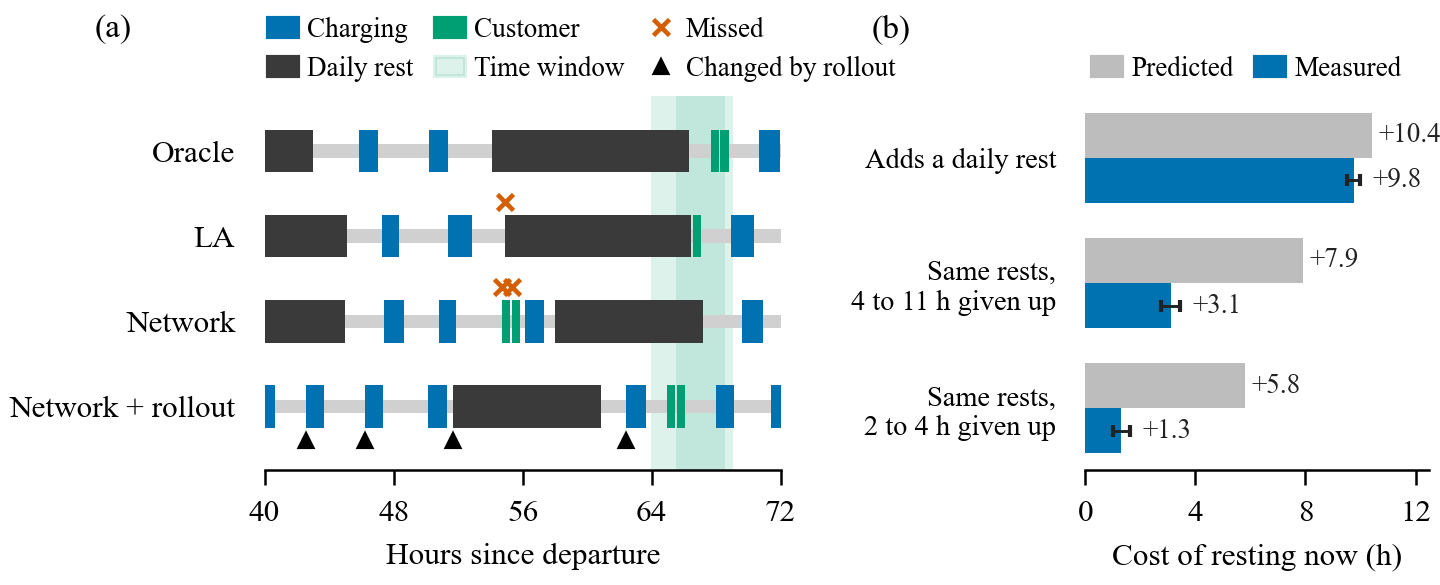

Python code for this plot:
"""
fig_where.py — "where the improvement comes from", two panels (paper figure)
============================================================================
(a) The schedules of one test route around its third and fourth customers
    (hours 40-72), from fig_schedule.json (fig_schedule.py re-drives the
    policies and checks them against the stored test runs): oracle, LA, the
    PyTorch student and its rollout; daily rests, charging, customer service,
    time windows, missed windows, decisions changed by the rollout.
(b) Predicted against measured cost of resting now, over the student's
    action, at the decisive states of the trees' rollout labels
    (data/rl_api_r1_gbt; ML/scratch/rest_mispricing.py): rests that add a
    daily rest to the route, and rests that keep the number of rests, by the
    driving allowance they give up.

Writes fig_where.pdf/.png.

    python ML/paper/fig_where.py
"""
from __future__ import annotations

import json
import os
import sys

HERE = os.path.dirname(os.path.abspath(__file__))
sys.path.insert(0, os.path.join(HERE, "..", "scratch"))
sys.path.insert(0, os.path.join(HERE, "..", "code"))

from fig_schedule import CACHE, COL                                  # noqa: E402

ROWS = [("Oracle (hindsight)", "Oracle"), ("LA", "LA"), ("Learned network", "Network"),
        ("Network + rollout", "Network + rollout")]
X0, X1 = 40.0, 72.0
GROUPS = [("Adds a daily rest", 0, 4, 11), ("Same rests,\n4 to 11 h given up", 1, 4, 11),
          ("Same rests,\n2 to 4 h given up", 1, 2, 4)]


def rest_pricing():
    import rest_mispricing as rm
    a = rm.candidates("r1_gbt")
    out = []
    for lab, neu, lo, hi in GROUPS:
        n, pred, meas, se = rm.cell(a, neu, lo, hi)
        out.append(dict(label=lab, n=n, pred=pred, meas=meas, se=se))
    return out


def main():
    import matplotlib
    matplotlib.use("Agg")
    import matplotlib.pyplot as plt
    from matplotlib.lines import Line2D
    from matplotlib.patches import Patch

    plt.rcParams.update({"font.family": "serif", "font.serif": ["Times New Roman", "Times", "DejaVu Serif"],
                         "font.size": 7.5, "axes.linewidth": 0.6, "xtick.major.width": 0.6,
                         "ytick.major.width": 0.0, "pdf.fonttype": 42})
    data = json.load(open(CACHE))
    rows = {r["name"]: r for r in data["rows"]}
    fig, (ax, bx) = plt.subplots(1, 2, figsize=(4.8, 1.95), gridspec_kw=dict(width_ratios=[1.5, 1.0]))

    # (a) schedules, hours X0-X1
    n = len(ROWS)
    for _c, a, b in data["windows"]:
        if b > X0 and a < X1:
            ax.axvspan(max(a, X0), min(b, X1), color=COL["window"], alpha=0.13, lw=0, zorder=0)
    for y, (name, short) in zip(range(n - 1, -1, -1), ROWS):
        r = rows[name]
        ax.barh(y, X1 - X0, left=X0, height=0.16, color=COL["drive"], lw=0, zorder=1)
        for s in r["stops"]:
            dw = s["td"] - s["ta"]
            if dw <= 1e-4 or s["td"] < X0 or s["ta"] > X1:
                continue
            c = (COL["rest"] if s["taur"] > 0.5 else COL["charge"] if s["tauc"] > 1e-6
                 else COL["brk"] if s["taub"] > 1e-6 else COL["service"] if s["cust"] else None)
            if c is None:
                continue
            lo, hi = max(s["ta"], X0), min(s["td"], X1)
            ax.barh(y, hi - lo, left=lo, height=0.5, color=c, lw=0, zorder=2)
        for s in r["stops"]:
            if s["cust"] and s["miss"] and X0 <= s["ta"] <= X1:
                ax.plot(s["ta"], y + 0.4, marker="x", ms=4.0, mew=1.1, color=COL["miss"], ls="none", zorder=4)
        t = {s["stop"]: s["ta"] for s in r["stops"]}
        for k in r["changed"]:
            if X0 <= t[k] <= X1:
                ax.plot(t[k], y - 0.4, marker="^", ms=3.0, color="#000000", ls="none", zorder=4)
    ax.set_yticks(range(n - 1, -1, -1))
    ax.set_yticklabels([s for _n, s in ROWS])
    ax.set_ylim(-0.75, n - 0.35)
    ax.set_xlim(X0, X1)
    ax.set_xticks(range(int(X0), int(X1) + 1, 8))
    ax.set_xlabel("Hours since departure")
    for sp in ("top", "right", "left"):
        ax.spines[sp].set_visible(False)
    handles = [Patch(color=COL["charge"], label="Charging"), Patch(color=COL["rest"], label="Daily rest"),
               Patch(color=COL["service"], label="Customer"),
               Patch(color=COL["window"], alpha=0.13, label="Time window"),
               Line2D([], [], marker="x", ls="none", color=COL["miss"], mew=1.1, ms=4.0, label="Missed"),
               Line2D([], [], marker="^", ls="none", color="#000000", ms=3.0, label="Changed by rollout")]
    ax.legend(handles=handles, ncol=3, loc="lower left", bbox_to_anchor=(-0.02, 1.0), frameon=False,
              fontsize=6.5, handlelength=1.1, columnspacing=0.8, handletextpad=0.35, borderaxespad=0.1)
    ax.set_title("(a)", loc="left", x=-0.33, y=1.0, fontsize=8, pad=14)

    # (b) cost of resting now: predicted vs measured
    g = rest_pricing()
    ys = list(range(len(g) - 1, -1, -1))
    h = 0.36
    for y, row in zip(ys, g):
        bx.barh(y + h / 2, row["pred"], height=h, color="#BDBDBD", lw=0)
        bx.barh(y - h / 2, row["meas"], height=h, color=COL["charge"], lw=0,
                xerr=row["se"], error_kw=dict(lw=0.7, capsize=1.5, ecolor="#222222"))
        bx.text(row["pred"] + 0.25, y + h / 2, f"+{row['pred']:.1f}", va="center", fontsize=6.5, color="#222222")
        bx.text(row["meas"] + row["se"] + 0.45, y - h / 2, f"+{row['meas']:.1f}", va="center", fontsize=6.5,
                color="#222222")
    bx.set_yticks(ys)
    bx.set_yticklabels([row["label"] for row in g], fontsize=6.8)
    bx.set_xlim(0, 12.5)
    bx.set_xticks([0, 4, 8, 12])
    bx.set_xlabel("Cost of resting now (h)")
    for sp in ("top", "right", "left"):
        bx.spines[sp].set_visible(False)
    bx.legend(handles=[Patch(color="#BDBDBD", label="Predicted"), Patch(color=COL["charge"], label="Measured")],
              ncol=2, loc="lower left", bbox_to_anchor=(-0.02, 1.0), frameon=False, fontsize=6.5,
              handlelength=1.1, columnspacing=0.8, handletextpad=0.35, borderaxespad=0.1)
    bx.set_title("(b)", loc="left", x=-0.62, y=1.0, fontsize=8, pad=14)

    fig.tight_layout(pad=0.25, w_pad=1.2)
    for ext in ("pdf", "png"):
        fig.savefig(os.path.join(HERE, f"fig_where.{ext}"), dpi=300)
    print("wrote fig_where.pdf/.png;", ", ".join(f"{r['label'].splitlines()[0]} n={r['n']}" for r in g))


if __name__ == "__main__":
    main()
